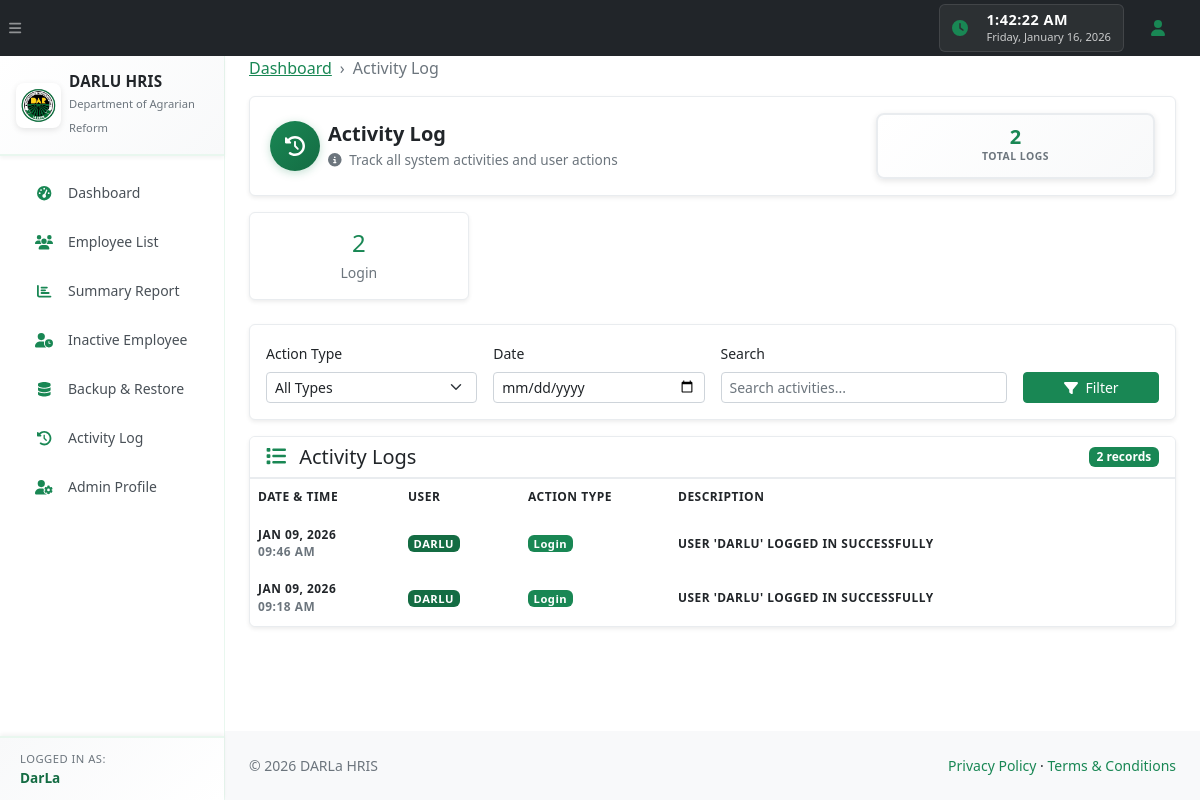
Screenshot of /activity_log.php (signed in) with the database file from the repository.
### tables this page shows
CREATE TABLE `activity_logs` (
  `id` int(10) unsigned NOT NULL AUTO_INCREMENT,
  `user_id` varchar(50) NOT NULL,
  `action_type` varchar(100) NOT NULL,
  `action_description` text NOT NULL,
  `table_name` varchar(100) DEFAULT NULL,
  `record_id` int(10) unsigned DEFAULT NULL,
  `ip_address` varchar(45) DEFAULT NULL,
  `user_agent` text DEFAULT NULL,
  `created_at` timestamp NOT NULL DEFAULT current_timestamp(),
  PRIMARY KEY (`id`),
  KEY `idx_user` (`user_id`),
  KEY `idx_action_type` (`action_type`),
  KEY `idx_created_at` (`created_at`),
  KEY `idx_table_record` (`table_name`,`record_id`)
);

### activity_log.php (the view, shortened to what this page needs)
<?php
require_once 'db.php';
try {
    $pdo->query("SELECT 1 FROM activity_logs LIMIT 1");
} catch (PDOException $e) {
    $pdo->exec("
        CREATE TABLE IF NOT EXISTS activity_logs (
            id INT UNSIGNED AUTO_INCREMENT PRIMARY KEY,
            user_id VARCHAR(50) NOT NULL,
            action_type VARCHAR(100) NOT NULL,
            action_description TEXT NOT NULL,
            table_name VARCHAR(100) DEFAULT NULL,
            record_id INT UNSIGNED DEFAULT NULL,
            user_agent TEXT DEFAULT NULL,
            created_at TIMESTAMP DEFAULT CURRENT_TIMESTAMP,
            INDEX idx_user (user_id),
            INDEX idx_action_type (action_type),
            INDEX idx_created_at (created_at),
            INDEX idx_table_record (table_name, record_id)
        )
    ");
}
$filterType = $_GET['type'] ?? 'all';
$filterDate = $_GET['date'] ?? '';
$searchQuery = $_GET['search'] ?? '';
$page = max(1, intval($_GET['page'] ?? 1));
$perPage = 50;
$offset = ($page - 1) * $perPage;
$whereConditions = [];
$whereClause = !empty($whereConditions) ? 'WHERE ' . implode(' AND ', $whereConditions) : '';
$countStmt = $pdo->prepare("SELECT COUNT(*) FROM activity_logs $whereClause");
$countStmt->execute();
$totalRecords = $countStmt->fetchColumn();
$stmt = $pdo->prepare("
    SELECT * FROM activity_logs
    $whereClause
    ORDER BY created_at DESC
    LIMIT :limit OFFSET :offset
");
$stmt->bindValue(':limit', $perPage, PDO::PARAM_INT);
$stmt->bindValue(':offset', $offset, PDO::PARAM_INT);
$stmt->execute();
$logs = $stmt->fetchAll();
$statsStmt = $pdo->query("
    SELECT
        action_type,
        COUNT(*) as count
    FROM activity_logs
    GROUP BY action_type
    ORDER BY count DESC
");
$stats = $statsStmt->fetchAll();
require_once 'header.php';
?>
<ol class="breadcrumb mb-3">
    <li class="breadcrumb-item"><a href="index.php">Dashboard</a></li>
    <li class="breadcrumb-item active">Activity Log</li>
</ol>
<div class="card border-0 shadow-sm mb-3 professional-header-card compact-header">
    <div class="card-body p-3">
        <div class="row align-items-center">
            <div class="col-md-8">
                <div class="d-flex align-items-center">
                    <div class="directory-avatar me-2">
                        <div class="avatar-circle compact-avatar">
                            <i class="fas fa-history"></i>
                        </div>
                    </div>
                    <div>
                        <h1 class="h4 mb-0 fw-bold text-dark">Activity Log</h1>
                        <p class="text-muted mb-0 small">
                            <i class="fas fa-info-circle me-1"></i>
                            Track all system activities and user actions
                        </p>
                    </div>
                </div>
            </div>
            <div class="col-md-4 text-md-end mt-2 mt-md-0">
                <div class="stat-box-compact">
                    <div class="stat-number-compact"><?= number_format($totalRecords) ?></div>
                    <div class="stat-label-compact">Total Logs</div>
                </div>
            </div>
        </div>
    </div>
</div>
<div class="row g-3 mb-4">
    <?php foreach (array_slice($stats, 0, 4) as $stat): ?>
        <div class="col-md-3">
            <div class="card border-0 shadow-sm">
                <div class="card-body text-center">
                    <div class="h4 mb-1 text-primary"><?= number_format($stat['count']) ?></div>
                    <div class="small text-muted text-capitalize"><?= htmlspecialchars(str_replace('_', ' ', $stat['action_type'])) ?></div>
                </div>
            </div>
        </div>
    <?php endforeach; ?>
</div>
<div class="card border-0 shadow-sm mb-3">
    <div class="card-body">
        <form method="get" class="row g-3">
            <div class="col-md-3">
                <label for="type" class="form-label small">Action Type</label>
                <select class="form-select form-select-sm" id="type" name="type">
                    <option value="all" <?= $filterType === 'all' ? 'selected' : '' ?>>All Types</option>
                </select>
            </div>
            <div class="col-md-3">
                <label for="date" class="form-label small">Date</label>
                <input type="date" class="form-control form-control-sm" id="date" name="date" value="<?= htmlspecialchars($filterDate) ?>">
            </div>
            <div class="col-md-4">
                <label for="search" class="form-label small">Search</label>
                <input type="text" class="form-control form-control-sm" id="search" name="search"
                       value="<?= htmlspecialchars($searchQuery) ?>" placeholder="Search activities...">
            </div>
            <div class="col-md-2 d-flex align-items-end">
                <button type="submit" class="btn btn-primary btn-sm w-100">
                    <i class="fas fa-filter me-1"></i> Filter
                </button>
            </div>
        </form>
    </div>
</div>
<div class="card border-0 shadow-sm">
    <div class="card-header bg-white border-bottom d-flex justify-content-between align-items-center">
        <h5 class="card-title mb-0">
            <i class="fas fa-list me-2 text-primary"></i>
            Activity Logs
        </h5>
        <span class="badge bg-primary"><?= number_format($totalRecords) ?> records</span>
    </div>
    <div class="card-body p-0">
        <?php if (empty($logs)): ?>
            <div class="text-center py-5">
                <i class="fas fa-inbox fa-3x text-muted mb-3 d-block"></i>
                <p class="text-muted mb-0">No activity logs found.</p>
            </div>
        <?php else: ?>
            <div class="table-responsive">
                <table class="employee-table">
                    <thead>
                    <tr>
                        <th style="width: 150px;">Date & Time</th>
                        <th style="width: 120px;">User</th>
                        <th style="width: 150px;">Action Type</th>
                        <th>Description</th>
                    </tr>
                    </thead>
                    <tbody>
                    <?php foreach ($logs as $log): ?>
                        <tr>
                            <td>
                                <div class="small">
                                    <div class="fw-bold"><?= date('M d, Y', strtotime($log['created_at'])) ?></div>
                                    <div class="text-muted"><?= date('h:i A', strtotime($log['created_at'])) ?></div>
                                </div>
                            </td>
                            <td>
                                <span class="badge bg-secondary"><?= htmlspecialchars($log['user_id']) ?></span>
                            </td>
                            <td>
                                <?php
                                $typeColors = [
                                    'login' => 'success',
                                    'logout' => 'secondary',
                                    'employee_create' => 'primary',
                                    'employee_update' => 'info',
                                    'employee_delete' => 'danger',
                                    'backup_create' => 'success',
                                    'backup_restore' => 'warning',
                                    'backup_delete' => 'danger',
                                    'event_create' => 'primary',
                                    'event_update' => 'info',
                                    'event_delete' => 'danger',
                                    'profile_update' => 'info',
                                    'password_change' => 'warning'
                                ];
                                $color = $typeColors[$log['action_type']] ?? 'secondary';
                                ?>
                                <span class="badge bg-<?= $color ?> text-capitalize">
                                    <?= htmlspecialchars(str_replace('_', ' ', $log['action_type'])) ?>
                                </span>
                            </td>
                            <td>
                                <div class="small">
                                    <?= htmlspecialchars($log['action_description']) ?>
                                </div>
                            </td>
                        </tr>
                    <?php endforeach; ?>
                    </tbody>
                </table>
            </div>
        <?php endif; ?>
    </div>
</div>
<?php
require_once 'footer.php';
?>

### rows the page displays
activity_logs: created_at "JAN 09, 2026", created_at "09:46 AM", user "DARLU", action_type "Login", action_description "USER 'DARLU' LOGGED IN SUCCESSFULLY"
activity_logs: created_at "JAN 09, 2026", created_at "09:18 AM", user "DARLU", action_type "Login", action_description "USER 'DARLU' LOGGED IN SUCCESSFULLY"

### other values shown
$adminUsername "DarLa"
$totalRecords "2"
$stat['count'] "2"
str_replace('_', ' ', $stat['action_type']) "Login"
